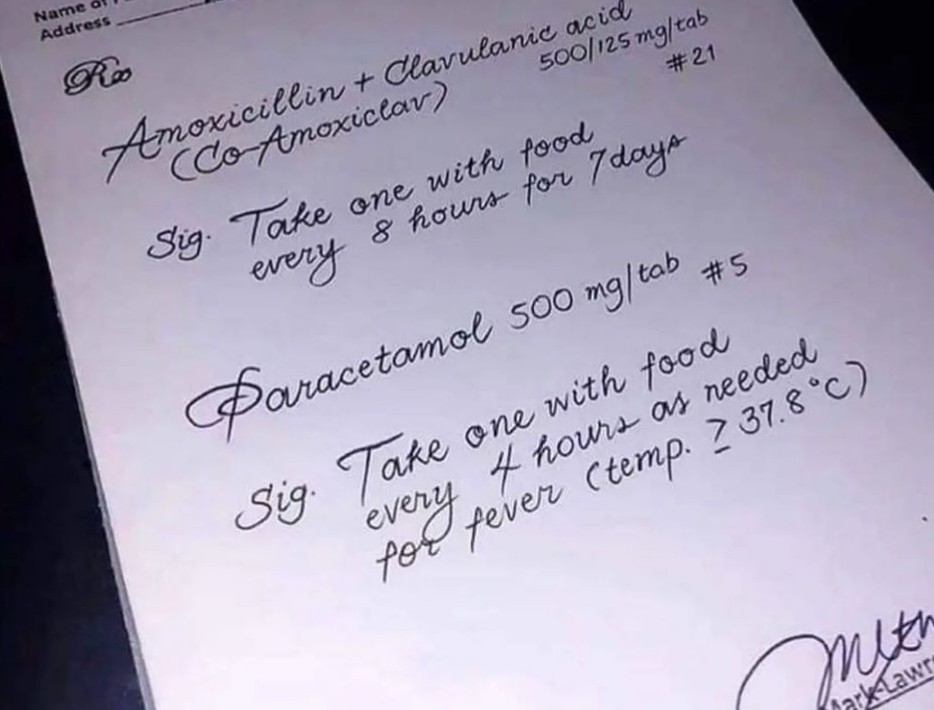
#> input picture ai-service/samples/FScWQxUaQAA4S0V.jpg, 934 x 710 px
$ python -i preprocess.py   (imports and definitions only)
#> lines starting #> are read from the running program, lines starting #| are printed output that depends on the picture; after the words box and inside, x2 and y2 are one past the last pixel; in counts of white or black regions, pixels touching at a corner belong together
#> further down, picture is the input picture: shape (710, 934, 3); mean B, G, R 181.9, 162.5, 168
"""Image processing (OpenCV) untuk foto resep sebelum dibaca OCR.

Tahapan (setiap tahap disimpan agar bisa ditampilkan/dijelaskan):
  1. Ubah ukuran       : sisi terpanjang dinormalkan agar tinggi huruf layak dibaca
  2. Koreksi perspektif: deteksi tepi kertas -> luruskan (efek "document scanner")
  3. Grayscale         : buang informasi warna
  4. Normalisasi cahaya: hilangkan bayangan/pencahayaan tidak merata
  5. Denoise + kontras : bilateral filter, peregangan histogram, CLAHE
  6. Koreksi kemiringan: deskew dengan proyeksi horizontal
  7. Binarisasi        : Sauvola threshold + buang bintik kecil
  8. Potong area teks  : buang tepi/meja di sekitar kertas
"""
from __future__ import annotations

from dataclasses import dataclass, field

import cv2
import numpy as np

from . import config


@dataclass
class Step:
    key: str
    title: str
    description: str
    image: np.ndarray  # BGR atau grayscale uint8


@dataclass
class Preprocessed:
    gray: np.ndarray  # grayscale hasil perbaikan (untuk OCR varian "gray")
    binary: np.ndarray  # hitam-putih (untuk OCR varian "binary")
    steps: list[Step] = field(default_factory=list)
    info: dict = field(default_factory=dict)


# --------------------------------------------------------------------- util
def _odd(value: int) -> int:
    value = int(value)
    return value if value % 2 == 1 else value + 1


# [21 lines left out: functions limit_size, order_points, not called in this run]


# ---------------------------------------------------------- 2. perspektif
def find_document_quad(img: np.ndarray) -> np.ndarray | None:
    """Cari 4 sudut kertas. Mengembalikan None bila tidak yakin (lebih baik
    tidak memotong daripada memotong salah)."""
    h, w = img.shape[:2]
#> h = 710; w = 934
    scale = min(1.0, 600.0 / max(h, w))
#> scale = 0.642
    small = cv2.resize(img, (round(w * scale), round(h * scale)), interpolation=cv2.INTER_AREA) if scale < 1 else img
    gray = cv2.GaussianBlur(cv2.cvtColor(small, cv2.COLOR_BGR2GRAY), (7, 7), 0)
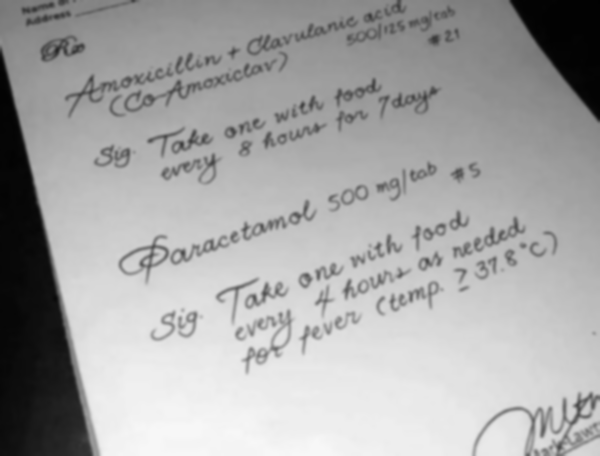
#> gray: shape (456, 600); min 1, max 247, mean 166.4
    sh, sw = gray.shape
#> sh = 456; sw = 600
    total = float(sh * sw)
#> total = 273600

    _, bright = cv2.threshold(gray, 0, 255, cv2.THRESH_BINARY + cv2.THRESH_OTSU)
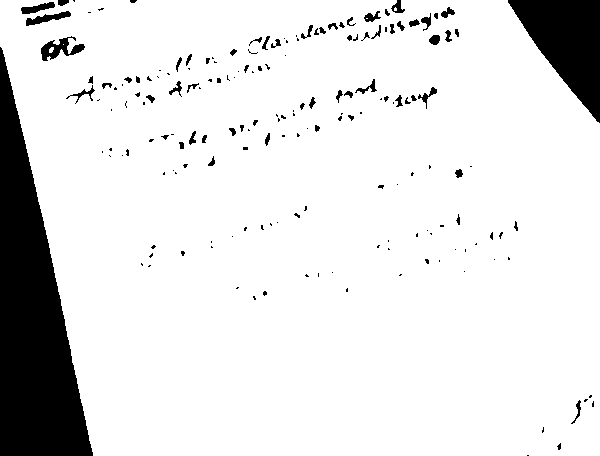
#> bright: shape (456, 600); 88.9% white; 179 black regions (116 under 20 px), largest, box (x1, y1, x2, y2) and area: (0, 47, 93, 456) 20001, (508, 0, 600, 123) 6142, (41, 36, 85, 61) 478
    bright = cv2.morphologyEx(bright, cv2.MORPH_CLOSE, np.ones((9, 9), np.uint8))
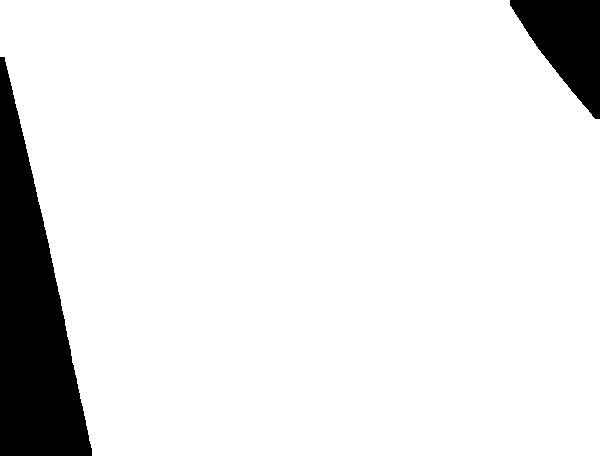
#> bright: shape (456, 600); 90.5% white; 2 black regions, box (x1, y1, x2, y2) and area: (0, 57, 92, 456) 19968, (510, 0, 600, 119) 6123
    edges = cv2.dilate(cv2.Canny(gray, 40, 120), np.ones((3, 3), np.uint8), iterations=2)
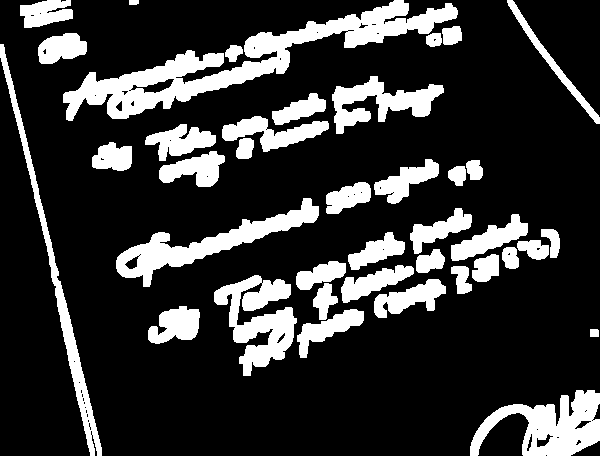
#> edges: shape (456, 600); 20.5% white; 39 white regions, largest, box (x1, y1, x2, y2) and area: (63, 0, 458, 121) 10816, (470, 390, 600, 456) 4462, (116, 198, 319, 287) 4354

    for mask in (bright, edges):
        contours, _ = cv2.findContours(mask, cv2.RETR_EXTERNAL, cv2.CHAIN_APPROX_SIMPLE)
        for contour in sorted(contours, key=cv2.contourArea, reverse=True)[:4]:
            ratio = cv2.contourArea(contour) / total
            if ratio < 0.30 or ratio > 0.95:
                continue
            hull = cv2.convexHull(contour)
            approx = cv2.approxPolyDP(hull, 0.02 * cv2.arcLength(hull, True), True)
            if len(approx) != 4:
                continue

            quad = approx.reshape(4, 2).astype(np.float32)
            # Kertas seharusnya tidak lebih gelap daripada latar di sekitarnya.
            fill = np.zeros(gray.shape, np.uint8)
            cv2.fillConvexPoly(fill, quad.astype(np.int32), 255)
            inside = gray[fill > 0]
            outside = gray[fill == 0]
            if outside.size and inside.mean() < outside.mean() - 10:
                continue
            return order_points(quad / scale)
#> this loop made 2 passes
    return None


# [39 lines left out: functions four_point_transform, normalize_illumination, enhance_contrast, not called in this run]


# ----------------------------------------------------------- 6. deskew
def _adaptive_inverse(gray: np.ndarray, block: int, c: int) -> np.ndarray:
    return cv2.adaptiveThreshold(gray, 255, cv2.ADAPTIVE_THRESH_GAUSSIAN_C, cv2.THRESH_BINARY_INV, block, c)


# [191 lines left out: functions estimate_skew_angle, rotate_bound, sauvola_threshold, binarize, despeckle, text_bounding_box and 2 more, not called in this run]

>>> import cv2
>>> picture = cv2.imread('../samples/FScWQxUaQAA4S0V.jpg')
>>> result = find_document_quad(picture)

$ run again, on ai-service/samples/GIZOLyYb0AA8rn7.jpg
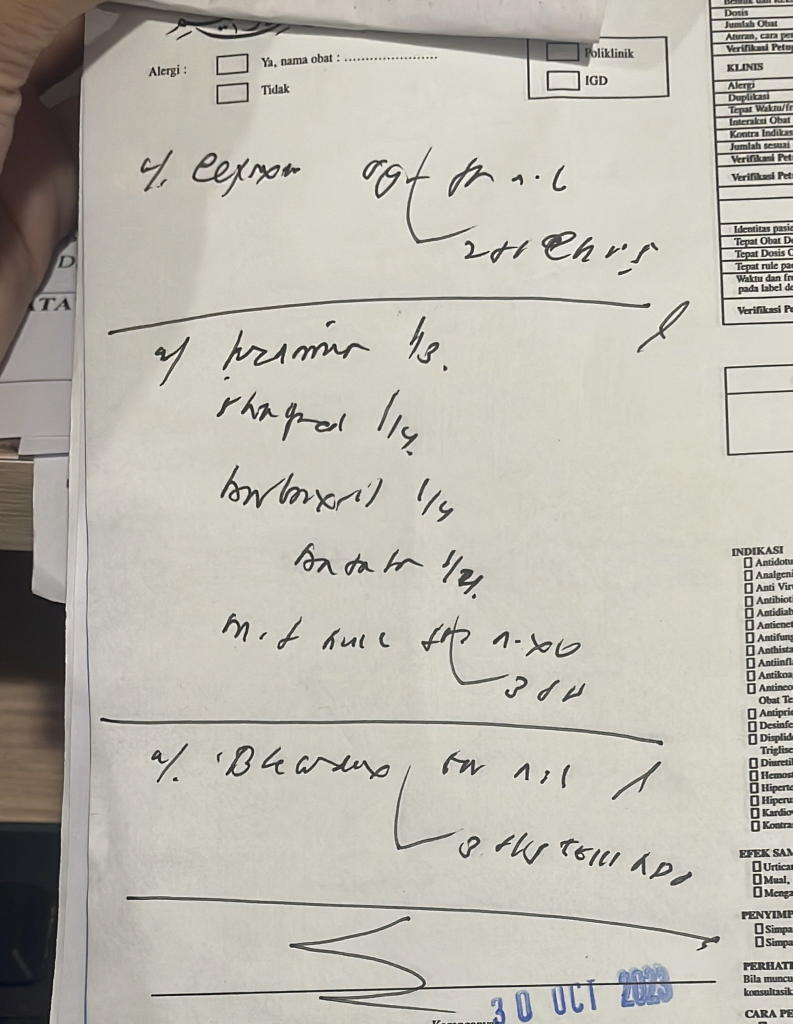
#> input picture ai-service/samples/GIZOLyYb0AA8rn7.jpg, 1585 x 2048 px (shown at 1/2 size)
#> picture is the input picture: shape (2048, 1585, 3); mean B, G, R 174.9, 184.8, 187.8
#> in find_document_quad, `_, bright = cv2.threshold(gray, 0, 255, cv2.THRESH_BINARY + cv2.THRESH..`:
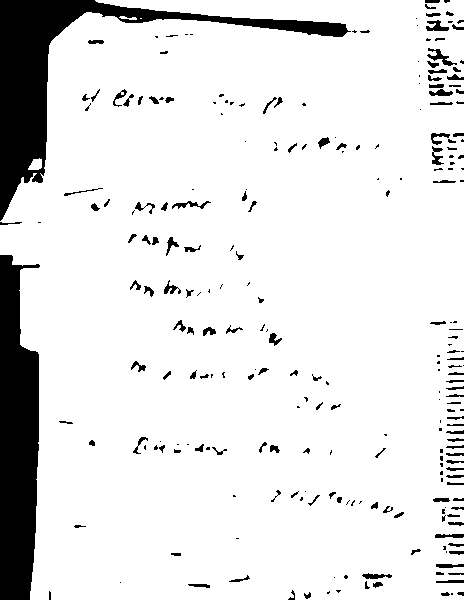
#> bright: shape (600, 464); 89.2% white; 248 black regions (111 under 20 px), largest, box (x1, y1, x2, y2) and area: (0, 0, 351, 221) 12463, (0, 255, 40, 600) 11062, (427, 48, 457, 66) 172
#> in find_document_quad, `edges = cv2.dilate(cv2.Canny(gray, 40, 120), np.ones((3, 3), np.uint8)..`:
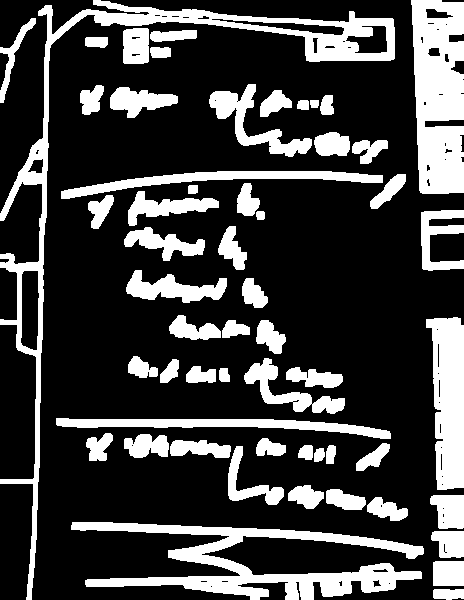
#> edges: shape (600, 464); 25.5% white; 56 white regions, largest, box (x1, y1, x2, y2) and area: (0, 0, 395, 600) 11120, (71, 522, 424, 600) 9383, (411, 0, 464, 194) 8513
#> the loop in find_document_quad, `for mask in (bright, edges):` made 2 passes

$ run again, on ai-service/samples/GKsQ6z_aIAATar6.jpg
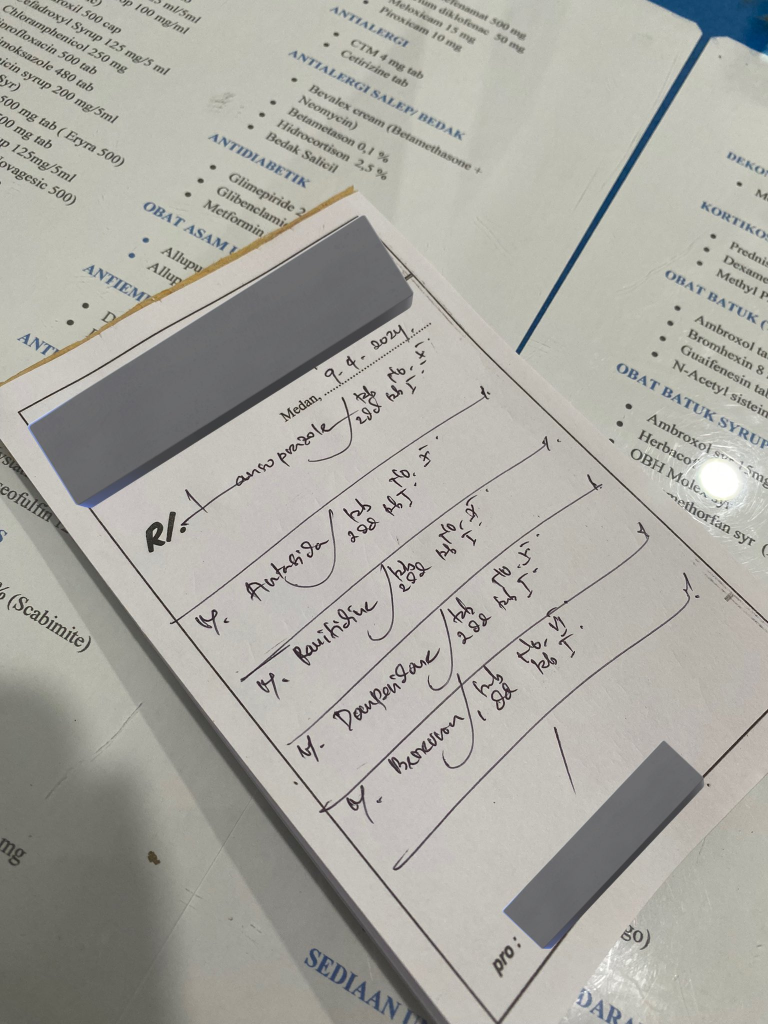
#> input picture ai-service/samples/GKsQ6z_aIAATar6.jpg, 1536 x 2048 px (shown at 1/2 size)
#> picture is the input picture: shape (2048, 1536, 3); mean B, G, R 160.9, 167.8, 169.1
#> in find_document_quad, `_, bright = cv2.threshold(gray, 0, 255, cv2.THRESH_BINARY + cv2.THRESH..`:
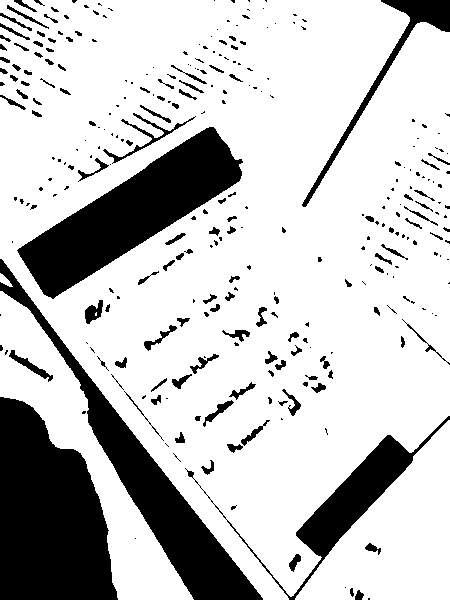
#> bright: shape (600, 450); 77.6% white; 303 black regions (181 under 20 px), largest, box (x1, y1, x2, y2) and area: (0, 397, 118, 600) 17595, (17, 127, 243, 299) 14335, (0, 259, 263, 600) 12044
#> in find_document_quad, `edges = cv2.dilate(cv2.Canny(gray, 40, 120), np.ones((3, 3), np.uint8)..`:
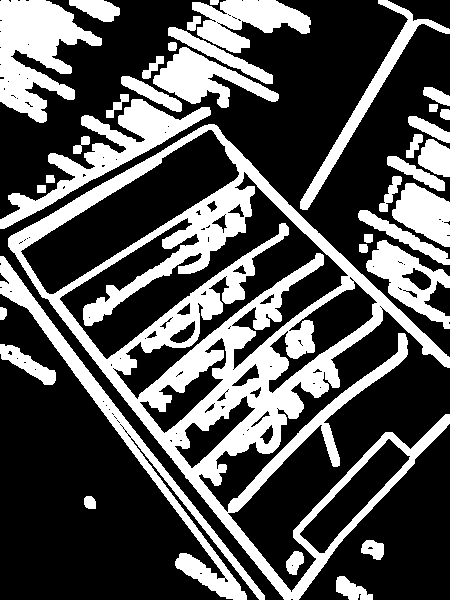
#> edges: shape (600, 450); 32.9% white; 37 white regions, largest, box (x1, y1, x2, y2) and area: (8, 124, 450, 600) 43971, (0, 256, 265, 600) 7055, (0, 0, 102, 123) 6811
#> the loop in find_document_quad, `for mask in (bright, edges):` made 2 passes
